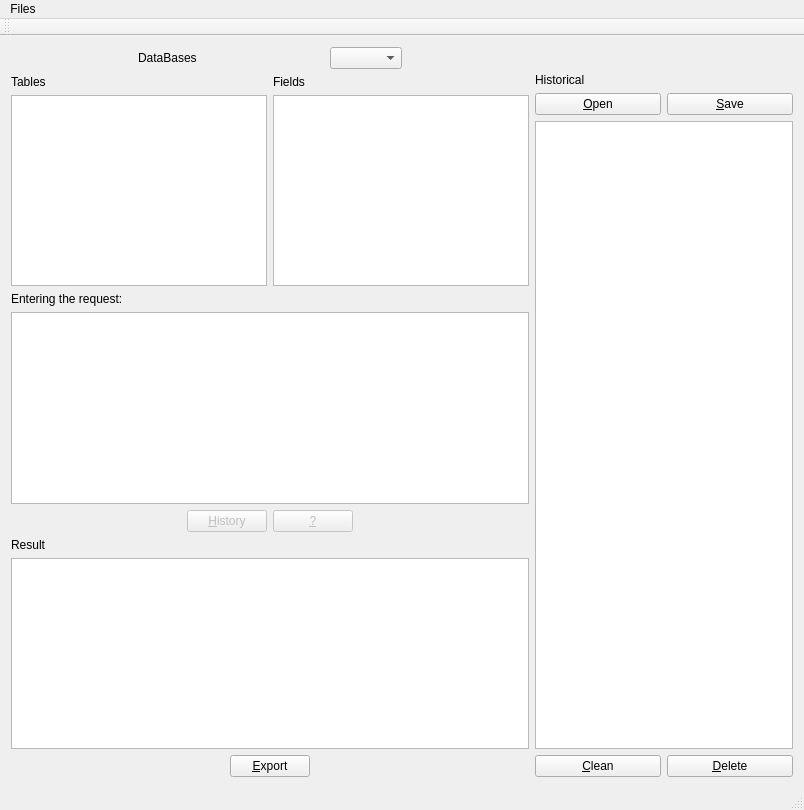
<?xml version="1.0" encoding="UTF-8"?>
<ui version="4.0">
 <class>MainWindow</class>
 <widget class="QMainWindow" name="MainWindow">
  <property name="geometry">
   <rect>
    <x>0</x>
    <y>0</y>
    <width>804</width>
    <height>810</height>
   </rect>
  </property>
  <property name="windowTitle">
   <string>gestionBDD</string>
  </property>
  <property name="windowIcon">
   <iconset resource="Ressources.qrc">
    <normaloff>:/icones/icones/gestionBDD.png</normaloff>:/icones/icones/gestionBDD.png</iconset>
  </property>
  <widget class="QWidget" name="centralWidget">
   <layout class="QHBoxLayout" name="horizontalLayout_5">
    <item>
     <layout class="QVBoxLayout" name="verticalLayout_2">
      <item>
       <layout class="QHBoxLayout" name="horizontalLayout_6">
        <item>
         <spacer name="horizontalSpacer_5">
          <property name="orientation">
           <enum>Qt::Horizontal</enum>
          </property>
          <property name="sizeHint" stdset="0">
           <size>
            <width>40</width>
            <height>20</height>
           </size>
          </property>
         </spacer>
        </item>
        <item>
         <widget class="QLabel" name="labelDatabase">
          <property name="text">
           <string>DataBases</string>
          </property>
         </widget>
        </item>
        <item>
         <spacer name="horizontalSpacer">
          <property name="orientation">
           <enum>Qt::Horizontal</enum>
          </property>
          <property name="sizeHint" stdset="0">
           <size>
            <width>40</width>
            <height>20</height>
           </size>
          </property>
         </spacer>
        </item>
        <item>
         <widget class="QComboBox" name="comboBoxBase"/>
        </item>
        <item>
         <spacer name="horizontalSpacer_2">
          <property name="orientation">
           <enum>Qt::Horizontal</enum>
          </property>
          <property name="sizeHint" stdset="0">
           <size>
            <width>40</width>
            <height>20</height>
           </size>
          </property>
         </spacer>
        </item>
       </layout>
      </item>
      <item>
       <layout class="QFormLayout" name="formLayout">
        <item row="0" column="0">
         <widget class="QLabel" name="labelTables">
          <property name="text">
           <string>Tables</string>
          </property>
         </widget>
        </item>
        <item row="0" column="1">
         <widget class="QLabel" name="labelFields">
          <property name="text">
           <string>Fields</string>
          </property>
         </widget>
        </item>
        <item row="1" column="0">
         <widget class="QListWidget" name="listWidgetTables"/>
        </item>
        <item row="1" column="1">
         <widget class="QListWidget" name="listWidgetChamps"/>
        </item>
       </layout>
      </item>
      <item>
       <widget class="QLabel" name="labelRequete">
        <property name="text">
         <string>Entering the request:</string>
        </property>
       </widget>
      </item>
      <item>
       <widget class="QTextEdit" name="textEditRequete"/>
      </item>
      <item>
       <layout class="QHBoxLayout" name="horizontalLayout_2">
        <item>
         <spacer name="horizontalSpacer_4">
          <property name="orientation">
           <enum>Qt::Horizontal</enum>
          </property>
          <property name="sizeHint" stdset="0">
           <size>
            <width>40</width>
            <height>20</height>
           </size>
          </property>
         </spacer>
        </item>
        <item>
         <widget class="QPushButton" name="pushButtonEnregistrer">
          <property name="enabled">
           <bool>false</bool>
          </property>
          <property name="text">
           <string>&amp;History</string>
          </property>
         </widget>
        </item>
        <item>
         <widget class="QPushButton" name="pushButtonError">
          <property name="enabled">
           <bool>false</bool>
          </property>
          <property name="text">
           <string>&amp;?</string>
          </property>
         </widget>
        </item>
        <item>
         <spacer name="horizontalSpacer_8">
          <property name="orientation">
           <enum>Qt::Horizontal</enum>
          </property>
          <property name="sizeHint" stdset="0">
           <size>
            <width>40</width>
            <height>20</height>
           </size>
          </property>
         </spacer>
        </item>
       </layout>
      </item>
      <item>
       <widget class="QLabel" name="label_7">
        <property name="text">
         <string>Result</string>
        </property>
       </widget>
      </item>
      <item>
       <widget class="QTableWidget" name="tableWidgetResultat">
        <attribute name="verticalHeaderVisible">
         <bool>false</bool>
        </attribute>
       </widget>
      </item>
      <item>
       <layout class="QHBoxLayout" name="horizontalLayout_3">
        <item>
         <spacer name="horizontalSpacer_11">
          <property name="orientation">
           <enum>Qt::Horizontal</enum>
          </property>
          <property name="sizeHint" stdset="0">
           <size>
            <width>40</width>
            <height>20</height>
           </size>
          </property>
         </spacer>
        </item>
        <item>
         <widget class="QPushButton" name="pushButtonExporter">
          <property name="text">
           <string>&amp;Export</string>
          </property>
         </widget>
        </item>
        <item>
         <spacer name="horizontalSpacer_9">
          <property name="orientation">
           <enum>Qt::Horizontal</enum>
          </property>
          <property name="sizeHint" stdset="0">
           <size>
            <width>40</width>
            <height>20</height>
           </size>
          </property>
         </spacer>
        </item>
       </layout>
      </item>
     </layout>
    </item>
    <item>
     <layout class="QVBoxLayout" name="verticalLayout">
      <item>
       <layout class="QGridLayout" name="gridLayout">
        <item row="0" column="0">
         <spacer name="horizontalSpacer_6">
          <property name="orientation">
           <enum>Qt::Horizontal</enum>
          </property>
          <property name="sizeHint" stdset="0">
           <size>
            <width>40</width>
            <height>20</height>
           </size>
          </property>
         </spacer>
        </item>
        <item row="0" column="3">
         <spacer name="horizontalSpacer_7">
          <property name="orientation">
           <enum>Qt::Horizontal</enum>
          </property>
          <property name="sizeHint" stdset="0">
           <size>
            <width>40</width>
            <height>20</height>
           </size>
          </property>
         </spacer>
        </item>
        <item row="0" column="2">
         <widget class="QLabel" name="label">
          <property name="text">
           <string>&lt;html&gt;&lt;head/&gt;&lt;body&gt;&lt;p&gt;&lt;img src=&quot;:/icones/icones/gestionBDD.png&quot;/&gt;&lt;/p&gt;&lt;/body&gt;&lt;/html&gt;</string>
          </property>
         </widget>
        </item>
       </layout>
      </item>
      <item>
       <widget class="QLabel" name="labelHistorique">
        <property name="text">
         <string>Historical</string>
        </property>
       </widget>
      </item>
      <item>
       <layout class="QHBoxLayout" name="horizontalLayout_4">
        <item>
         <widget class="QPushButton" name="pushButtonOuvrir">
          <property name="text">
           <string>&amp;Open</string>
          </property>
         </widget>
        </item>
        <item>
         <widget class="QPushButton" name="pushButtonSauvegarder">
          <property name="text">
           <string>&amp;Save</string>
          </property>
         </widget>
        </item>
       </layout>
      </item>
      <item>
       <widget class="QListWidget" name="listWidgetHistorique"/>
      </item>
      <item>
       <layout class="QHBoxLayout" name="horizontalLayout">
        <item>
         <widget class="QPushButton" name="pushButtonClear">
          <property name="text">
           <string>&amp;Clean</string>
          </property>
         </widget>
        </item>
        <item>
         <widget class="QPushButton" name="pushButtonSupprimer">
          <property name="text">
           <string>&amp;Delete</string>
          </property>
         </widget>
        </item>
       </layout>
      </item>
     </layout>
    </item>
   </layout>
   <zorder></zorder>
   <zorder></zorder>
   <zorder>horizontalSpacer_8</zorder>
   <zorder>pushButtonExporter</zorder>
   <zorder>horizontalSpacer_9</zorder>
   <zorder>horizontalSpacer_11</zorder>
  </widget>
  <widget class="QToolBar" name="mainToolBar">
   <attribute name="toolBarArea">
    <enum>TopToolBarArea</enum>
   </attribute>
   <attribute name="toolBarBreak">
    <bool>false</bool>
   </attribute>
  </widget>
  <widget class="QStatusBar" name="statusBar"/>
  <widget class="QMenuBar" name="menuBar">
   <property name="geometry">
    <rect>
     <x>0</x>
     <y>0</y>
     <width>804</width>
     <height>21</height>
    </rect>
   </property>
   <widget class="QMenu" name="menuGestionBDD">
    <property name="title">
     <string>Files</string>
    </property>
    <addaction name="separator"/>
    <addaction name="actionLeave"/>
    <addaction name="actionAbout"/>
   </widget>
   <addaction name="menuGestionBDD"/>
  </widget>
  <action name="actionLeave">
   <property name="text">
    <string>Leave</string>
   </property>
  </action>
  <action name="actionAbout">
   <property name="text">
    <string>About</string>
   </property>
  </action>
 </widget>
 <layoutdefault spacing="6" margin="11"/>
 <resources>
  <include location="Ressources.qrc"/>
 </resources>
 <connections/>
</ui>
